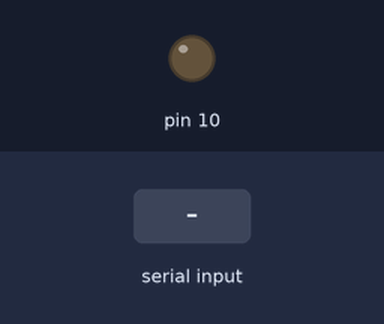
The sketch below on a simulated Arduino Uno, built with avr-gcc and run on an emulated ATmega328P. Parts: output pins drawn as LEDs (lit = HIGH). The inputs (shaded band) are chosen by the test bench.

Above: at 1.2 s.
1.3 s: "1" received over Serial
At 2.5 s:
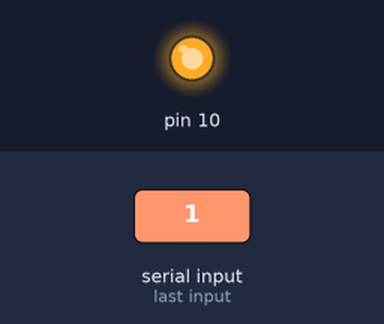
2.8 s: "0" received over Serial
At 3.8 s:
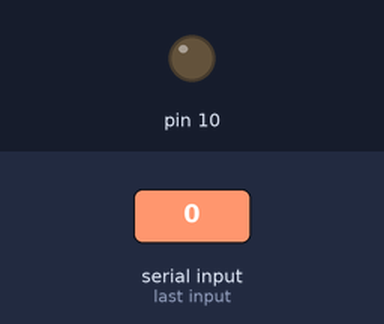
Timing chart, 0 to 5.8 s (numbered marks = the images above; inputs shaded):
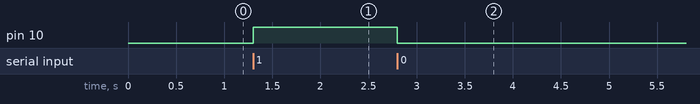

Measured:
- after the input at 1.3 s, pin 10: LOW → HIGH at once
- after the input at 2.8 s, pin 10: HIGH → LOW at once

The sketch:

20_serial_ledka_char.ino
```cpp
char receivedChar;
 int hodnota;

void setup() {
 Serial.begin(9600);
 pinMode(10, OUTPUT);

}

void loop() {
 recvOneChar();

}

void recvOneChar() {

 if (Serial.available() > 0)
 {
   receivedChar =Serial.read();

  if  (receivedChar == '1') digitalWrite(10, HIGH);
  if(receivedChar == '0') digitalWrite(10, LOW);
 }

}
```
